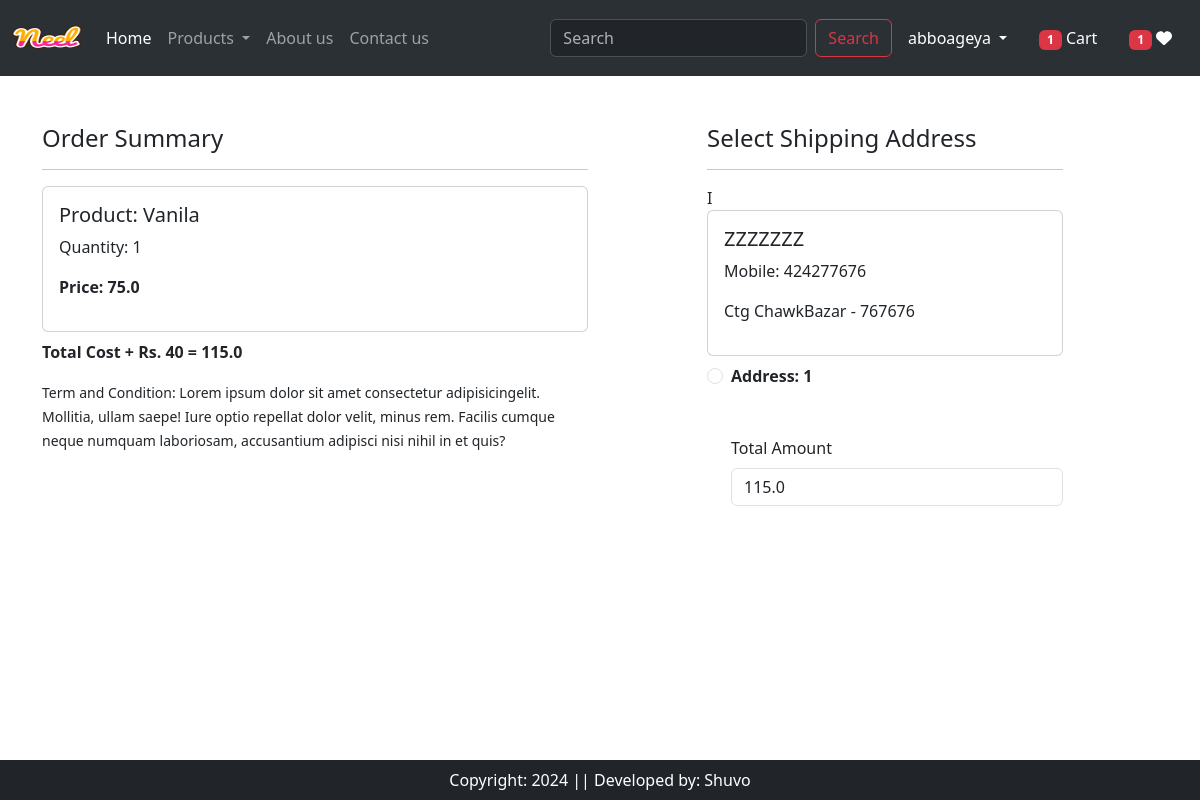
Screenshot of /checkout/ (signed in) with the database file from the repository.
### app/models.py (models this page shows, shortened)
class Cart(models.Model):
    user = models.ForeignKey(User, on_delete=models.CASCADE)
    product = models.ForeignKey(Product, on_delete=models.CASCADE)
    quantity = models.PositiveIntegerField(default=1)

class Product(models.Model):
    title =models.CharField(max_length=100)
    selling_price=models.FloatField()
    discounted_price =models.FloatField()
    description = models.TextField()
    composition =models.TextField(default='')
    prodapp =models.TextField(default='')
    category=models.CharField(choices=CATEGORY_CHOICES, max_length=2)
    product_image =models.ImageField(upload_to='product')

class Customer(models.Model):
    user=models.ForeignKey(User,on_delete=models.CASCADE)
    name =models.CharField(max_length=200)
    locality =models.CharField(max_length=200)
    city =models.CharField(max_length=200)
    mobile =models.IntegerField(default=0)
    zipcode=models.IntegerField()
    division =models.CharField(choices=Division_CHOICES,max_length=100)

### app/views.py (the view, shortened to what this page needs)
# urls.py: path('checkout/', views.checkout.as_view(),name='checkout' ),
@method_decorator(login_required,name='dispatch')
class checkout(View):
    def get(self, request):
        totalitem = 0
        wishitem = 0
        if request.user.is_authenticated:
         totalitem = len(Cart.objects.filter(user=request.user))
         wishitem = len(Wishlist.objects.filter(user=request.user))
        user = request.user
        add = Customer.objects.filter(user=user)
        cart_items = Cart.objects.filter(user=user)
        famount = 0
        for p in cart_items:
            value = p.quantity * p.product.discounted_price
            famount += value
        totalamount = famount + 40
        return render(request, 'app/checkout.html', locals())

### app/templates/app/checkout.html (shortened to what this page needs)
{% extends 'app/base.html' %} {% load static %} {% block main-content %}
<div class="container">
  <div class="row mt-5">
    <div class="col-sm-6">
      <h4>Order Summary</h4>
      <hr />
      {% for item in cart_items %}
      <div class="card mb-2">
        <div class="card-body">
          <h5>Product: {{item.product.title}}</h5>
          <p>Quantity: {{item.quantity}}</p>
          <p class="fw-bold">Price: {{item.product.discounted_price}}</p>
        </div>
      </div>
      {% endfor %}
      <p class="fw-bold">Total Cost + Rs. 40 = {{totalamount}}</p>
      <small
        >Term and Condition: Lorem ipsum dolor sit amet consectetur adipisicingelit. Mollitia, ullam saepe! Iure optio repellat dolor velit, minus rem.
        Facilis cumque neque numquam laboriosam, accusantium adipisci nisi nihil in et quis?</small
      >
    </div>
    <div class="col-sm-4 offset-sm-1">
      <h4>Select Shipping Address</h4>
      <hr />
      <form method="post" id="myform">
        {% csrf_token %} {% for ad in add %} I
        <div class="card">
          <div class="card-body">
            <h5>{{ad.name}}</h5>
            <p>Mobile: {{ad.mobile}}</p>
            <p>{{ad.locality}} {{ad.city}} {{ad.state}} - {{ad.zipcode}}</p>
          </div>
        </div>
        <div class="form-check mt-2 mb-5">
          <input
            class="form-check-input"
            type="radio"
            name="custid"
            id="custadd{{forloop.counter}}"
            value="{{ad.id}}"
          />
          <label
            class="form-check-label fw-bold"
            for="custadd{{forloop.counter}}"
            >Address: {{forloop.counter}}
          </label>
        </div>
        {% endfor %}
        <div class="form-check mb-3">
          <label for="totamount" class="form-label">Total Amount</label>
          <input
            type="number"
            class="form-control"
            name="totamount"
            value="{{totalamount}}"
            readonly
          />
        </div>
      </form>
    </div>
  </div>
</div>
{% endblock main-content %}

### app/templates/app/base.html (shortened to what this page needs)
{% load static %}
<!DOCTYPE html>
<html>
<head>
    <link rel="stylesheet" href="{% static 'app/css/owl.carousel.min.css' %}" />
    <link rel="stylesheet" href="{% static 'app/css/all.min.css' %}" />
    <link rel="stylesheet" href="{% static 'app/css/style.css' %}" />
    <link href="https://cdn.jsdelivr.net/npm/bootstrap@5.3.3/dist/css/bootstrap.min.css"
          rel="stylesheet"
 />
</head>
<body>
  <nav class="navbar navbar-expand-lg bg-body-tertiary bg-primary" data-bs-theme="dark">
        <div class="container-fluid">
            <a class="navbar-brand" href="/">
                <img src="{% static 'app/images/neel.png' %}" width="70" height="50" />
            </a>
            <div class="collapse navbar-collapse" id="navbarSupportedContent">
                <ul class="navbar-nav me-auto mb-2 mb-lg-0">
                    {% if request.user.is_authenticated %}
                        <li class="nav-item">
                            <a class="nav-link active" aria-current="page" href="/">Home</a>
                        </li>
                        <li class="nav-item dropdown">
                            <a class="nav-link dropdown-toggle" href="#" role="button" data-bs-toggle="dropdown" aria-expanded="false">
                                Products
                            </a>
                        </li>
                        <li class="nav-item">
                            <a class="nav-link" href="{% url 'about' %}">About us</a>
                        </li>
                        <li class="nav-item">
                            <a class="nav-link" href="{% url 'contact' %}">Contact us</a>
                        </li>
                    {% endif %}
                </ul>
                <form class="d-flex" role="search" action="/search">
                    <input class="form-control me-2" type="search" placeholder="Search" name="search" aria-label="Search" />
                    <button class="btn btn-outline-danger" type="submit">Search</button>
                </form>
            </div>
            <ul class="navbar-nav me-auto mb-2 mb-lg-0">
                {% if request.user.is_authenticated %}
                    <li class="nav-item dropdown mx-2">
                        <a class="nav-link dropdown-toggle text-white" href="#" id="profileDropdown" role="button"
                           data-bs-toggle="dropdown" aria-expanded="false">
                           {{ request.user.username }}
                        </a>
                    </li>
                    <li class="nav-item mx-2">
                        <a href="{% url 'showcart' %}" class="nav-link text-white">
                            <span class="badge bg-danger">{% if totalitem > 0 %} {{ totalitem }} {% endif %}</span>
                            Cart
                        </a>
                    </li>
                    <li class="nav-item mx-2">
                        <a href="{% url 'wishlist' %}" class="nav-link text-white">
                            <span class="badge bg-danger">{% if wishitem > 0 %} {{ wishitem }} {% endif %}</span>
                            <i class="fas fa-heart"></i>
                        </a>
                    </li>
                {% endif %}
            </ul>
        </div>
    </nav>
    {% block main-content %}{% endblock main-content %}
    <footer class="container-fluid bg-dark text-white text-center p-2 mt-5 fixed-bottom">
        Copyright: 2024 || Developed by: Shuvo
    </footer>
</body>
</html>

### rows the page displays
Cart: product "Vanila", quantity "1", product.discounted_price "75.0"
Customer: name "ZZZZZZZ", mobile "424277676", locality "Ctg", city "ChawkBazar", zipcode "767676"

### other values shown
{{ request.user.username }} "abboageya"
{{ totalitem }} "1"
{{ wishitem }} "1"
{{ totalamount }} "115.0"
